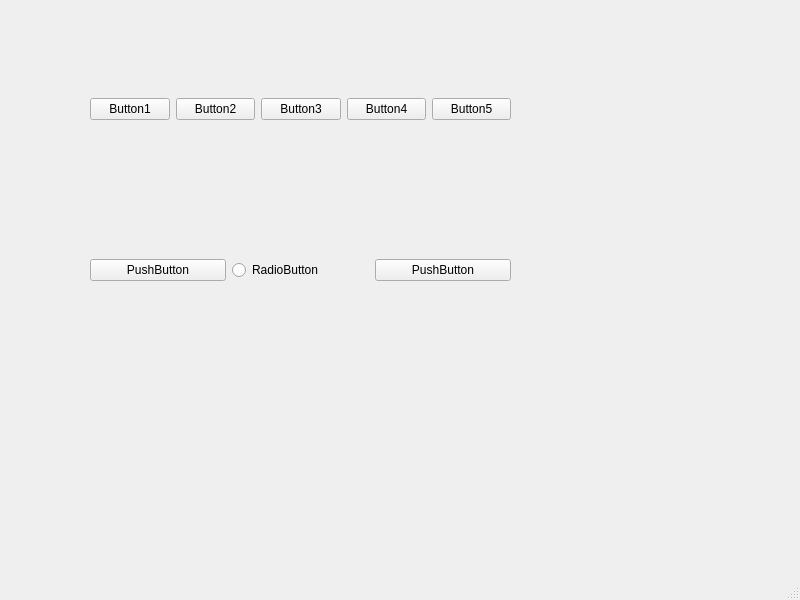
<?xml version="1.0" encoding="UTF-8"?>
<ui version="4.0">
 <class>MainWindow</class>
 <widget class="QMainWindow" name="MainWindow">
  <property name="geometry">
   <rect>
    <x>0</x>
    <y>0</y>
    <width>800</width>
    <height>600</height>
   </rect>
  </property>
  <property name="windowTitle">
   <string>MainWindow</string>
  </property>
  <widget class="QWidget" name="centralwidget">
   <widget class="QWidget" name="horizontalLayoutWidget">
    <property name="geometry">
     <rect>
      <x>90</x>
      <y>220</y>
      <width>421</width>
      <height>101</height>
     </rect>
    </property>
    <layout class="QHBoxLayout" name="horizontalLayout_2">
     <item>
      <widget class="QPushButton" name="pushButton_6">
       <property name="text">
        <string>PushButton</string>
       </property>
      </widget>
     </item>
     <item>
      <widget class="QRadioButton" name="radioButton">
       <property name="text">
        <string>RadioButton</string>
       </property>
      </widget>
     </item>
     <item>
      <widget class="QPushButton" name="pushButton_7">
       <property name="text">
        <string>PushButton</string>
       </property>
      </widget>
     </item>
    </layout>
   </widget>
   <widget class="QWidget" name="">
    <property name="geometry">
     <rect>
      <x>90</x>
      <y>59</y>
      <width>421</width>
      <height>101</height>
     </rect>
    </property>
    <layout class="QHBoxLayout" name="horizontalLayout">
     <item>
      <widget class="QPushButton" name="pushButton">
       <property name="text">
        <string>Button1</string>
       </property>
      </widget>
     </item>
     <item>
      <widget class="QPushButton" name="pushButton_2">
       <property name="text">
        <string>Button2</string>
       </property>
      </widget>
     </item>
     <item>
      <widget class="QPushButton" name="pushButton_3">
       <property name="text">
        <string>Button3</string>
       </property>
      </widget>
     </item>
     <item>
      <widget class="QPushButton" name="pushButton_4">
       <property name="text">
        <string>Button4</string>
       </property>
      </widget>
     </item>
     <item>
      <widget class="QPushButton" name="pushButton_5">
       <property name="text">
        <string>Button5</string>
       </property>
      </widget>
     </item>
    </layout>
   </widget>
  </widget>
  <widget class="QMenuBar" name="menubar">
   <property name="geometry">
    <rect>
     <x>0</x>
     <y>0</y>
     <width>800</width>
     <height>26</height>
    </rect>
   </property>
  </widget>
  <widget class="QStatusBar" name="statusbar"/>
 </widget>
 <resources/>
 <connections/>
</ui>
